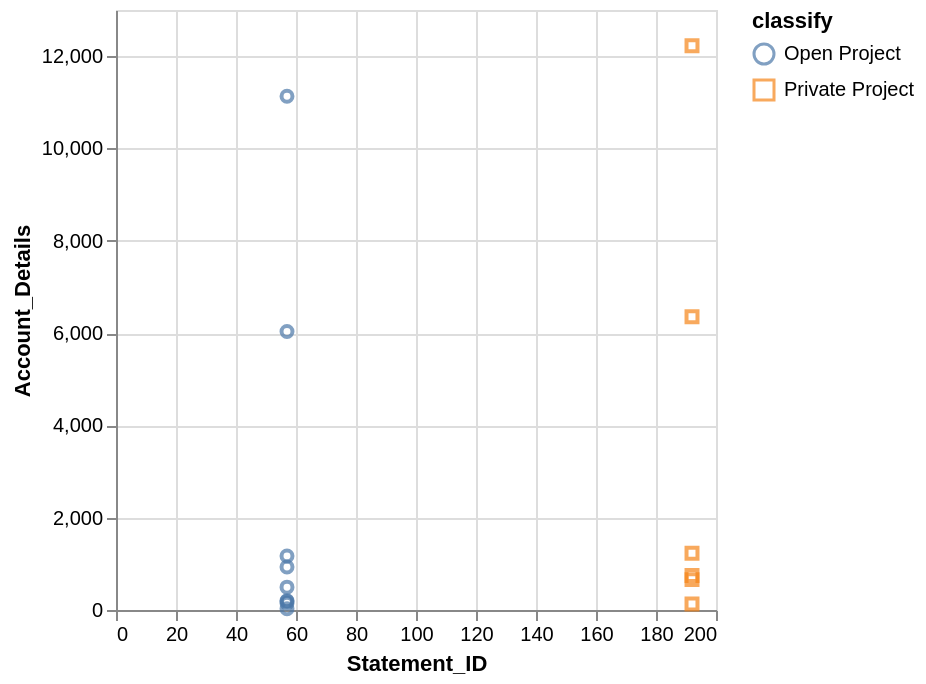

Write a Vega-Lite specification for this figure.
### Vega-Lite specification from a JSON file in a GitHub repository (floating-point values rounded to 4 significant figures)
{"data": {"values": [{"x_data": 57, "y_data": 495.1, "classify": "Open Project"}, {"x_data": 57, "y_data": 930.1, "classify": "Open Project"}, {"x_data": 57, "y_data": 6036.0, "classify": "Open Project"}, {"x_data": 57, "y_data": 199.5, "classify": "Open Project"}, {"x_data": 57, "y_data": 11130.0, "classify": "Open Project"}, {"x_data": 57, "y_data": 148.0, "classify": "Open Project"}, {"x_data": 57, "y_data": 187.1, "classify": "Open Project"}, {"x_data": 57, "y_data": 25.41, "classify": "Open Project"}, {"x_data": 57, "y_data": 1168.0, "classify": "Open Project"}, {"x_data": 192, "y_data": 12220.0, "classify": "Private Project"}, {"x_data": 192, "y_data": 1230.0, "classify": "Private Project"}, {"x_data": 192, "y_data": 6352.0, "classify": "Private Project"}, {"x_data": 192, "y_data": 745.8, "classify": "Private Project"}, {"x_data": 192, "y_data": 127.9, "classify": "Private Project"}, {"x_data": 192, "y_data": 658.3, "classify": "Private Project"}]}, "mark": "point", "encoding": {"x": {"field": "x_data", "type": "quantitative", "title": "Statement_ID", "scale": {"zero": "false"}}, "y": {"field": "y_data", "type": "quantitative", "title": "Account_Details", "scale": {"zero": "false"}}, "color": {"field": "classify", "type": "nominal"}, "shape": {"field": "classify", "type": "nominal"}}}
